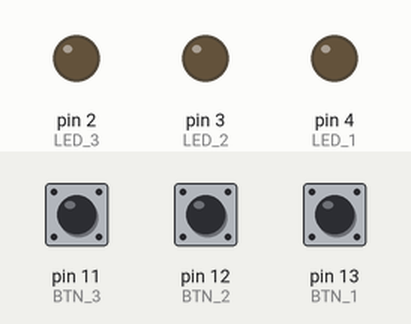
Simulated run of this sketch. Board: Arduino Uno, built with avr-gcc and run on an emulated ATmega328P. Shown: output pins drawn as LEDs (lit = HIGH). Dashed ring = blinking. The inputs (shaded band) are chosen by the test bench; at power-on: pin 12 (BTN_2) LOW, pin 11 (BTN_3) HIGH, pin 13 (BTN_1) LOW.

Above: at 1.2 s.
1.3 s: pin 12 (BTN_2) pulled HIGH for 0.15 s
At 1.8 s:
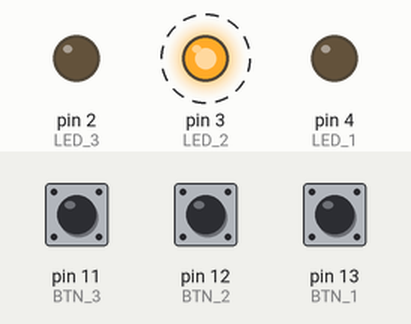
4.4 s: pin 11 (BTN_3) pulled LOW for 0.15 s
At 4.7 s:
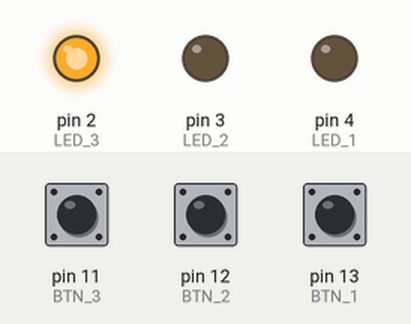
7.5 s: pin 13 (BTN_1) pulled HIGH for 0.15 s
At 8.3 s:
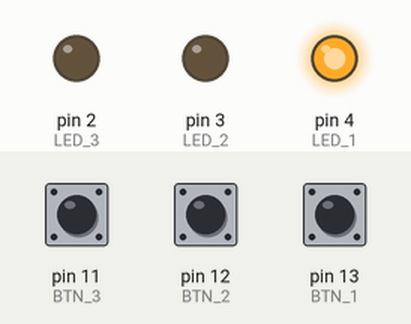
10.6 s: pin 13 (BTN_1) pulled HIGH for 1 s
At 14.2 s:
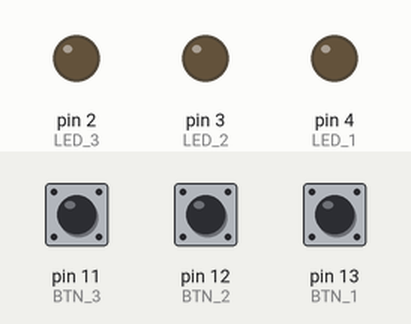
14.6 s: pin 13 (BTN_1) pulled HIGH for 3.2 s
At 16.1 s:
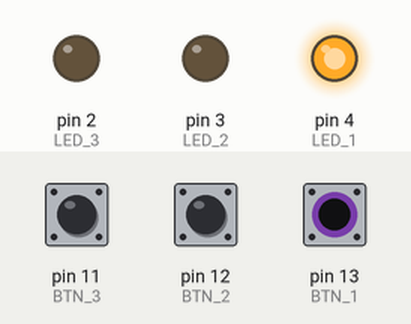
Timing chart, 0 to 19.2 s (numbered marks = the images above; inputs shaded):
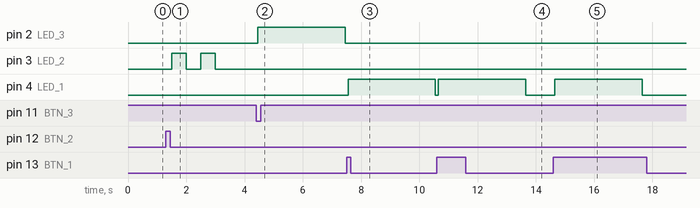

Measured:
- after the input at 1.3 s, pin 3 (LED_2): alternates HIGH for 0.50 s and LOW for 0.50 s, 4 changes in all, then stays LOW, starting after 0.20 s
- after the input at 4.4 s, pin 2 (LED_3): LOW → HIGH after 0.05 s, → LOW 3.0 s later
- after the input at 7.5 s, pin 4 (LED_1): LOW → HIGH after 0.05 s, → LOW 3.0 s later
- after the input at 10.6 s, pin 4 (LED_1): LOW → HIGH after 0.05 s, → LOW 3.0 s later
- after the input at 14.6 s, pin 4 (LED_1): LOW → HIGH after 0.05 s, → LOW 3.0 s later

The sketch:

17_0107_0077.ino
```cpp
#define LED_1 4 // RED
#define LED_2 3 // YELLOW
#define LED_3 2 // GREEN
#define BTN_1 13
#define BTN_2 12
#define BTN_3 11

int led[3] = {LED_1, LED_2, LED_3};
int button[3] = {BTN_1, BTN_2, BTN_3};
int ledState[3] = {LOW, LOW, LOW};
int lastButtonState[3] = {LOW, HIGH, HIGH};
int buttonState[3];
unsigned long long int debounceDelay = 50;
unsigned long long int lastDebounceTime[3];
int reading[3];

int ledTime[3] = {3000, 2000, 3000};
unsigned long long int lastTime[3] = {0, 0, 0};
unsigned long long int blinkYellow = 500;
unsigned long long int blinkYellowTime = 0;
int isActive = 0;
void setup()
{
  pinMode(LED_1, OUTPUT);
  pinMode(LED_2, OUTPUT);
  pinMode(LED_3, OUTPUT);
  pinMode(BTN_1, INPUT);        // PULL DOWN
  pinMode(BTN_2, INPUT);        // PULL UP
  pinMode(BTN_3, INPUT_PULLUP); // PULLUP BUILTIN
  // Serial.begin(9600);
}

int debounce(int i)
{
  int isChange = 0;
  reading[i] = digitalRead(button[i]);
  if (reading[i] != lastButtonState[i])
  {
    lastDebounceTime[i] = millis();
  }
  if ((millis() - lastDebounceTime[i]) > debounceDelay)
  {
    if (reading[i] != buttonState[i])
    {
      buttonState[i] = reading[i];
      isChange = 1;
    }
  }
  lastButtonState[i] = reading[i];
  return isChange;
}

void loop()
{
  if (debounce(0))
  {
    if (buttonState[0] == HIGH)
    {
      ledState[0] = !ledState[0];
      digitalWrite(led[0], ledState[0]);
      lastTime[0] = millis();
    }
  }

  if (debounce(2))
  {
    if (buttonState[2] == LOW && !ledState[0] || (ledState[0] && ledState[2]))
    {
      ledState[2] = !ledState[2];
      digitalWrite(led[2], ledState[2]);
      lastTime[2] = millis();
    }
  }

  if (debounce(1))
  {
    if (buttonState[1] == LOW && !ledState[0] && !ledState[2] && !isActive)
    {
      blinkYellowTime = millis();
      lastTime[1] = millis();
      ledState[1] = !ledState[1];
      digitalWrite(led[1],ledState[1]);
      isActive = 1;
    }
  }

  if ((millis() - blinkYellowTime) >= blinkYellow && isActive && (millis() - lastTime[1]) < ledTime[1])
  {
    blinkYellowTime = millis();
    ledState[1] = !ledState[1];
    digitalWrite(led[1], ledState[1]);
  }

  if((millis() - lastTime[1]) > ledTime[1]) {
    isActive = 0;
  }

  if ((millis() - lastTime[0]) > ledTime[0] && lastTime[0] != 0)
  {
    ledState[0] = LOW;
    lastButtonState[0] = LOW;
    digitalWrite(led[0], ledState[0]);
    lastTime[0] = 0;
  }
  if ((millis() - lastTime[2]) > ledTime[2] && lastTime[2] != 0)
  {
    ledState[2] = LOW;
    lastButtonState[2] = HIGH;
    digitalWrite(led[2], ledState[2]);
    lastTime[2] = 0;
  }
  if ((millis() - lastTime[1]) > ledTime[1] && lastTime[1] != 0)
  {
    ledState[1] = LOW;
    lastButtonState[1] = HIGH;
    digitalWrite(led[1], ledState[1]);
    lastTime[1] = 0;
  }
}
```
